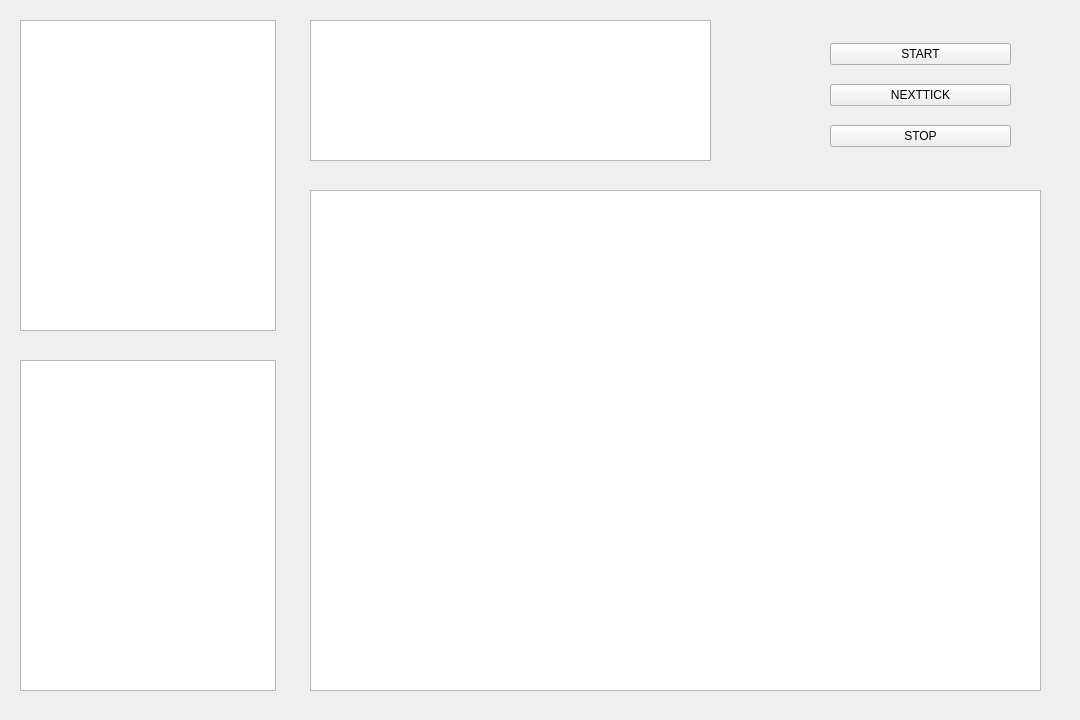
<?xml version="1.0" encoding="UTF-8"?>
<ui version="4.0">
 <class>MainWindow</class>
 <widget class="QMainWindow" name="MainWindow">
  <property name="enabled">
   <bool>true</bool>
  </property>
  <property name="geometry">
   <rect>
    <x>0</x>
    <y>0</y>
    <width>1080</width>
    <height>720</height>
   </rect>
  </property>
  <property name="windowTitle">
   <string>MainWindow</string>
  </property>
  <widget class="QWidget" name="centralwidget">
   <widget class="QTableView" name="orderflow">
    <property name="geometry">
     <rect>
      <x>20</x>
      <y>20</y>
      <width>256</width>
      <height>311</height>
     </rect>
    </property>
   </widget>
   <widget class="QTableView" name="orderlist">
    <property name="geometry">
     <rect>
      <x>20</x>
      <y>360</y>
      <width>256</width>
      <height>331</height>
     </rect>
    </property>
   </widget>
   <widget class="QGraphicsView" name="histogram">
    <property name="geometry">
     <rect>
      <x>310</x>
      <y>190</y>
      <width>731</width>
      <height>501</height>
     </rect>
    </property>
   </widget>
   <widget class="QTableView" name="strategy">
    <property name="geometry">
     <rect>
      <x>310</x>
      <y>20</y>
      <width>401</width>
      <height>141</height>
     </rect>
    </property>
   </widget>
   <widget class="QWidget" name="verticalLayoutWidget">
    <property name="geometry">
     <rect>
      <x>830</x>
      <y>30</y>
      <width>181</width>
      <height>131</height>
     </rect>
    </property>
    <layout class="QVBoxLayout" name="verticalLayout">
     <item>
      <widget class="QPushButton" name="pushButton">
       <property name="text">
        <string>START</string>
       </property>
      </widget>
     </item>
     <item>
      <widget class="QPushButton" name="pushButton_3">
       <property name="text">
        <string>NEXTTICK</string>
       </property>
      </widget>
     </item>
     <item>
      <widget class="QPushButton" name="pushButton_2">
       <property name="text">
        <string>STOP</string>
       </property>
      </widget>
     </item>
    </layout>
   </widget>
  </widget>
 </widget>
 <resources/>
 <connections/>
</ui>
